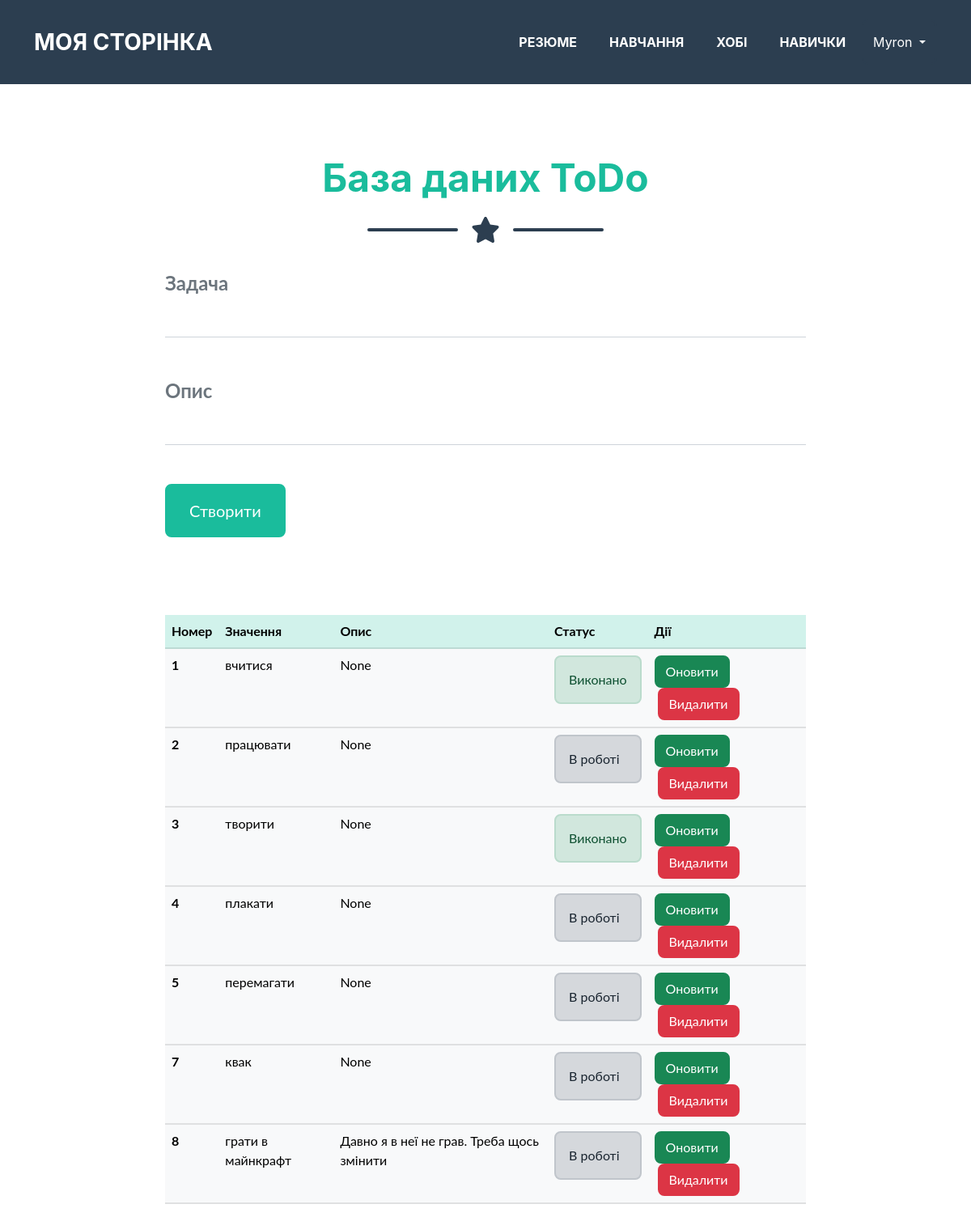
/todo/ (signed in), run on the app's committed database.
### app/auth/models.py (models this page shows, shortened)
class User(db.Model, UserMixin):
    id = db.Column(db.Integer, primary_key=True)
    username = db.Column(db.String(20), unique=True, nullable=False)
    email = db.Column(db.String(120), unique=True, nullable=False)
    about_me = db.Column(db.String(140))
    last_seen = db.Column(db.DateTime, default=datetime.now())
    password = db.Column(db.String(60), nullable=False)
    image_file = db.Column(db.String(60), nullable=False, server_default='default.jpg')

### app/todo/models.py (models this page shows)
class Todo(db.Model):
    id = db.Column(db.Integer, primary_key=True)
    title = db.Column(db.String(100))
    description = db.Column(db.String(200))
    complete = db.Column(db.Boolean)

### app/todo/views.py (the view)
@todo_blueprint.route("/")
@login_required
def todo():
    form = CreateTodoForm()
    todo_list = Todo.query.all()
    return render_template('todo.html', form=form, todo_list=todo_list)

### app/todo/forms.py
class CreateTodoForm(FlaskForm):
    new_task = StringField("Задача", validators=[DataRequired("Це поле обовʼязкове"), Length(min=1, max=100)])
    description = StringField("Опис", validators=[DataRequired("Це поле обовʼязкове"), Length(min=1, max=200)])
    submit = SubmitField("Створити")

### app/auth/models.py (called while the page is built)
@login_manager.user_loader
def user_loader(user_id):
    return User.query.get(int(user_id))

### app/todo/templates/todo/todo.html (shortened to what this page needs)
{% extends 'base.html' %}
{% block body %}
<section class="page-section" id="todo_table">
    <h2 class="page-section-heading text-center text-primary mb-0">База даних ToDo</h2>
    <div class="divider-custom">
        <div class="divider-custom-line"></div>
        <div class="divider-custom-icon"><i class="fas fa-star"></i></div>
        <div class="divider-custom-line"></div>
    </div>
    <div class="row justify-content-center">
        <div class="container col-md-8 col-lg-8">
            <form id="createTodo" action={{ url_for('todo_bp.create_todo') }} method="POST">
                {% from "_render_field.html" import render_field %}
                <div class="form-floating mb-3">
                    {{ render_field(form.new_task) }}
                </div>
                <div class="form-floating mb-3">
                    {{ render_field(form.description) }}
                </div>
                {{form.submit(class_='btn btn-primary btn-xl')}}
            </form>
        </div>
    </div>
</section>
<section>
    <div class="row justify-content-center">
        <div class="container col-md-8 col-lg-8">
            <table class="table table-light">
                <thead class="table-primary">
                    <tr class = "todoTable">
                        <th class = "todoTable">Номер</th>
                        <th class = "todoTable">Значення</th>
                        <th class = "todoTable">Опис</th>
                        <th class = "todoTable">Статус</th>
                        <th class = "todoTable">Дії</th>
                    </tr>
                </thead>
                <tbody>
                    {% for todo in todo_list %}
                    <tr>
                        <th scope="row">{{ todo.id }}</th>
                        <td class = "todoTable">{{ todo.title }}</td>
                        <td class = "todoTable">{{ todo.description }}</td>
                        <td class = "todoTable">
                            {% if todo.complete == False %}
                            <div class="alert alert-secondary" roles="alert">В роботі</div>
                            {% else %}
                            <div class="alert alert-success" roles="alert">Виконано</div>
                            {% endif %}
                        </td>
                        <td>
                            <a class="btn btn-success" href={{url_for("todo_bp.update_todo", todo_id = todo.id) }}>Оновити</a>
                            <a class="btn btn-danger ms-1" href={{url_for("todo_bp.delete_todo", todo_id = todo.id) }}>Видалити</a>
                        </td>
                    </tr>
                    {% endfor %}
                </tbody>
            </table>
        </div>
    </div>
</section>
{% endblock %}

### app/templates/nav.html (shortened to what this page needs)
{% set menu = {
    "Резюме": url_for("home_bp.cv"),
    "Навчання": url_for("home_bp.edu"),
    "Хобі": url_for("home_bp.hobbies"),
    "Навички": url_for("home_bp.skills"),
} %}
<nav class="navbar navbar-expand-lg bg-secondary text-uppercase" id="mainNav">
    <div class="container">
        <a class="navbar-brand" href="{{url_for("home_bp.home")}}">Моя сторінка</a>
        <div class="collapse navbar-collapse" id="navbarResponsive">
            <ul class="navbar-nav ms-auto">
                {%for name, url in menu.items() %}
                <li class="nav-item mx-0 mx-lg-1"><a class="nav-link py-3 px-0 px-lg-3 rounded" href={{url}}> {{ name | upper}} </a></li>
                {% endfor %}
                {% if current_user.is_authenticated %}
                    <div class="btn-group">
                        <button class="btn btn-secondary dropdown-toggle " type="button" id="dropdownMenuButton" data-bs-toggle="dropdown" aria-haspopup="true" aria-expanded="false">
                            {{ current_user.username }}
                        </button>
                    </div>
                {% else %}
                    <li class="nav-item mx-0 mx-lg-1"><a class="nav-link py-3 px-0 px-lg-3 rounded" href={{ url_for('auth_bp.login') }}> Увійти </a></li>
                {% endif %}
            </ul>
        </div>
    </div>
</nav>

### data on the page
User: username "Myron"
Todo: id "1", title "вчитися", description "None", complete "Виконано"
Todo: id "2", title "працювати", description "None", complete "В роботі"
Todo: id "3", title "творити", description "None", complete "Виконано"
Todo: id "4", title "плакати", description "None", complete "В роботі"
Todo: id "5", title "перемагати", description "None", complete "В роботі"
Todo: id "7", title "квак", description "None", complete "В роботі"
Todo: id "8", title "грати в майнкрафт", description "Давно я в неї не грав. Треба щось змінити", complete "В роботі"

### other printed values
{{ name | upper }} "РЕЗЮМЕ" "НАВЧАННЯ" "ХОБІ" "НАВИЧКИ"
{{ field.label() }} "Задача Опис"
